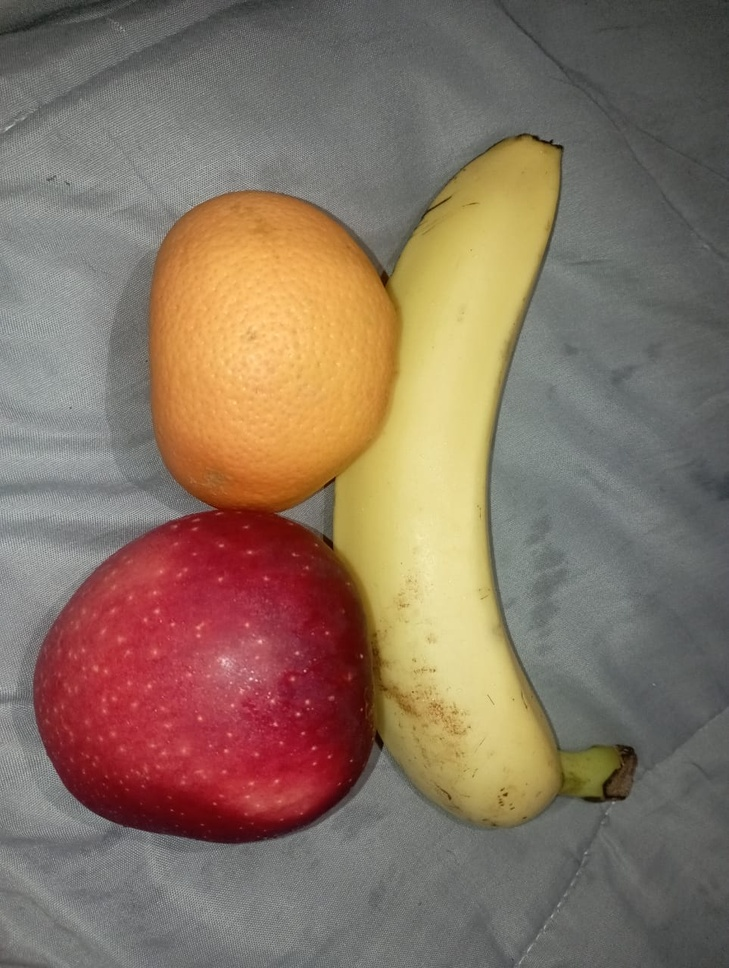
#> input picture fruit.jpg, 729 x 968 px, shrunk from 963 x 1280 before the run
$ jupyter execute '202131058_Revi Pranata Putra.ipynb'
#> lines starting #> are read from the running program, lines starting #| are printed output that depends on the picture; after the words box and inside, x2 and y2 are one past the last pixel; in counts of white or black regions, pixels touching at a corner belong together
[cell 1]
import cv2
import numpy as np
import matplotlib.pyplot as plt

img = cv2.imread('fruit.jpg')
#> img is the input picture: shape (968, 729, 3); mean B, G, R 97.9, 114.6, 135

hsv_img = cv2.cvtColor(img, cv2.COLOR_BGR2HSV)
#> hsv_img: shape (968, 729, 3); mean H, S, V 67.2, 62.8, 136.8

lower_orange = np.array([0, 50, 50])
upper_orange = np.array([20, 255, 255])

lower_red = np.array([160, 50, 50])
upper_red = np.array([179, 255, 255])

lower_yellow = np.array([21, 50, 50])
upper_yellow = np.array([35, 255, 255])

mask_orange = cv2.inRange(hsv_img, lower_orange, upper_orange)
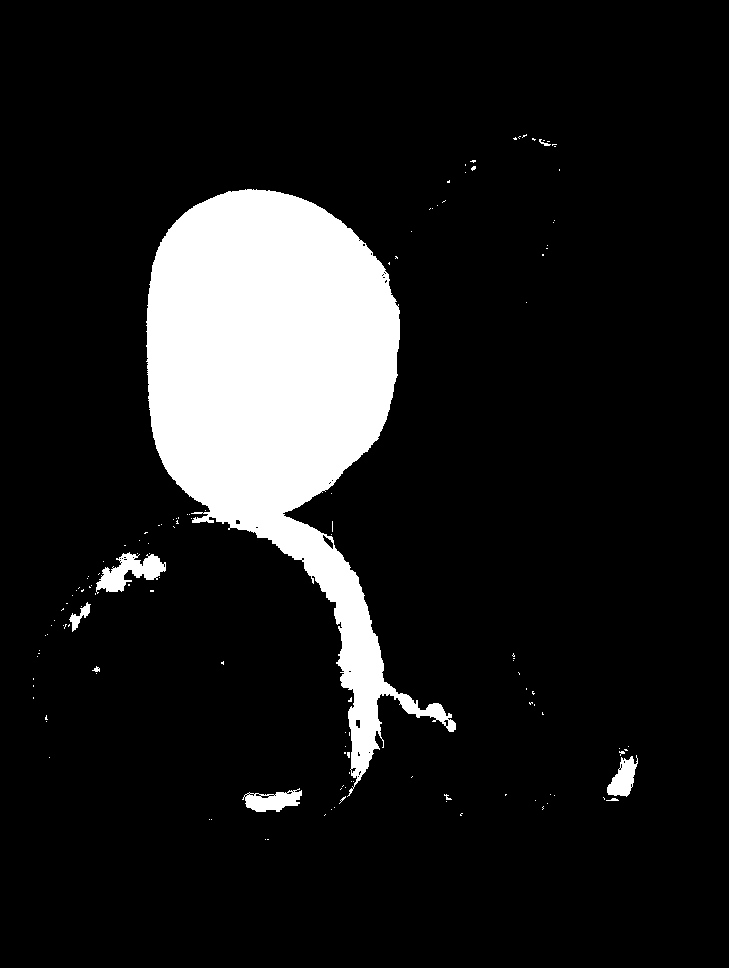
#> mask_orange: shape (968, 729); 11.6% white; 134 white regions (125 under 20 px), largest, box (x1, y1, x2, y2) and area: (146, 189, 456, 797) 78405, (96, 552, 166, 594) 1390, (242, 788, 302, 812) 853
mask_red = cv2.inRange(hsv_img, lower_red, upper_red)
#> mask_red: shape (968, 729); 11.3% white; 11 white regions (9 under 20 px), largest, box (x1, y1, x2, y2) and area: (33, 510, 357, 844) 79516, (356, 720, 360, 728) 28
mask_yellow = cv2.inRange(hsv_img, lower_yellow, upper_yellow)
#> mask_yellow: shape (968, 729); 13.4% white; 21 white regions (20 under 20 px), largest, box (x1, y1, x2, y2) and area: (322, 133, 621, 829) 94444

result_orange = cv2.bitwise_and(img, img, mask=mask_orange)
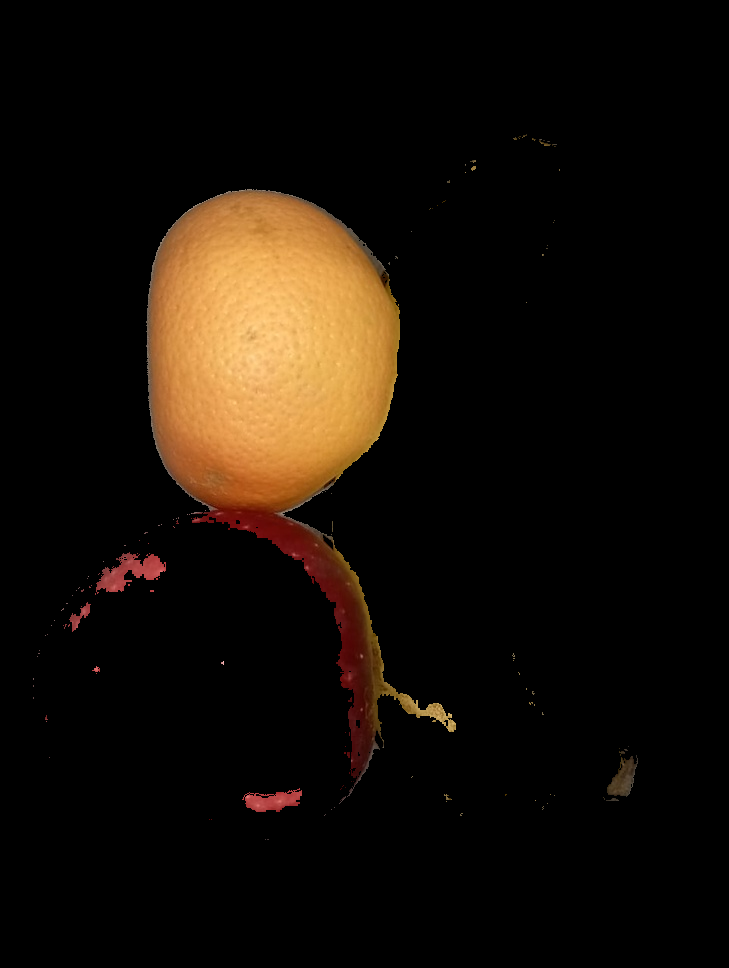
#> result_orange: shape (968, 729, 3); mean B, G, R 7.5, 14.8, 22.2
result_red = cv2.bitwise_and(img, img, mask=mask_red)
result_yellow = cv2.bitwise_and(img, img, mask=mask_yellow)
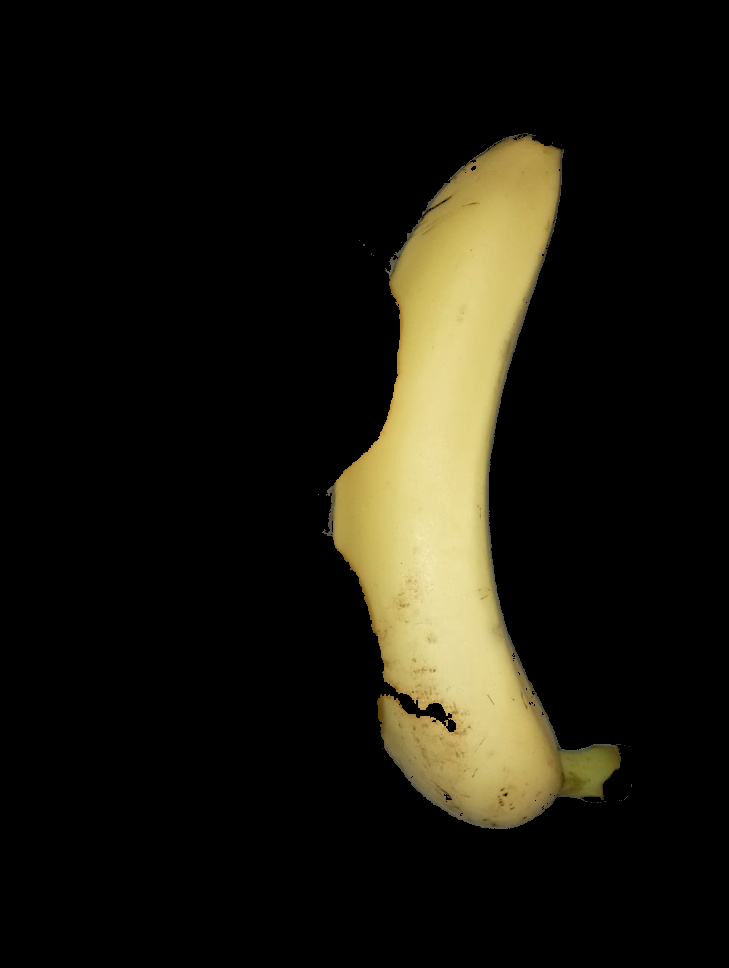
#> result_yellow: shape (968, 729, 3); mean B, G, R 14.1, 23.6, 25.9

kernel = cv2.getStructuringElement(cv2.MORPH_ELLIPSE, (5, 5))
cleaned_mask_orange = cv2.morphologyEx(mask_orange, cv2.MORPH_OPEN, kernel)
#> cleaned_mask_orange: shape (968, 729); 11.4% white; 8 white regions, largest, box (x1, y1, x2, y2) and area: (147, 189, 448, 777) 77757, (97, 553, 166, 592) 1252, (245, 791, 302, 812) 767
cleaned_mask_red = cv2.morphologyEx(mask_red, cv2.MORPH_OPEN, kernel)
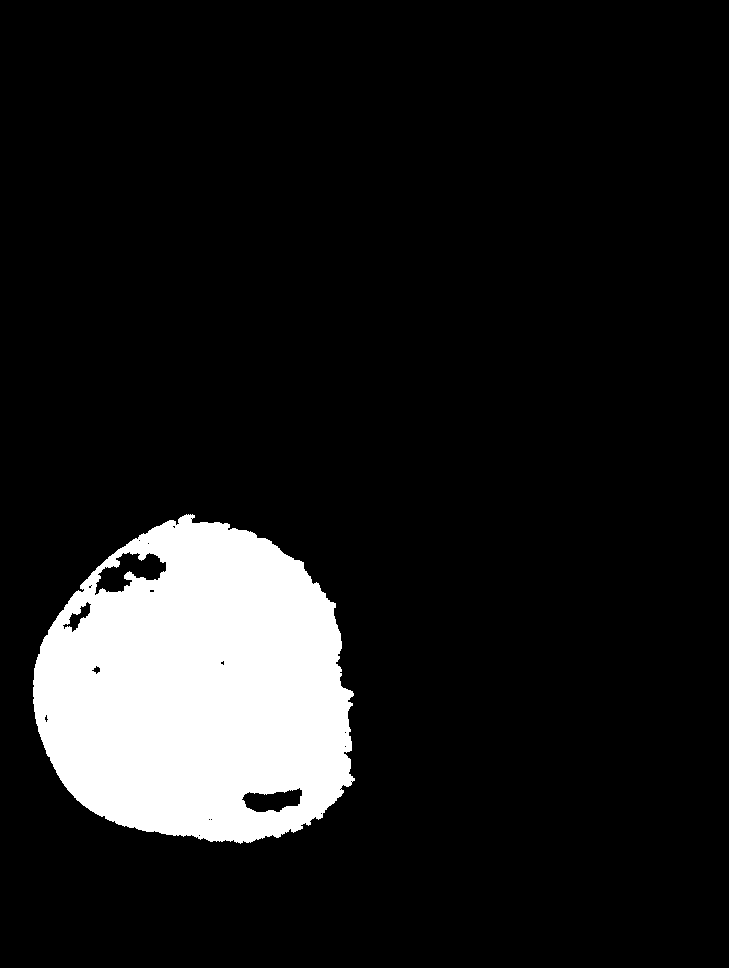
#> cleaned_mask_red: shape (968, 729); 11.2% white; 1 white region, box (x1, y1, x2, y2) and area: (33, 514, 355, 844) 78750
cleaned_mask_yellow = cv2.morphologyEx(mask_yellow, cv2.MORPH_OPEN, kernel)
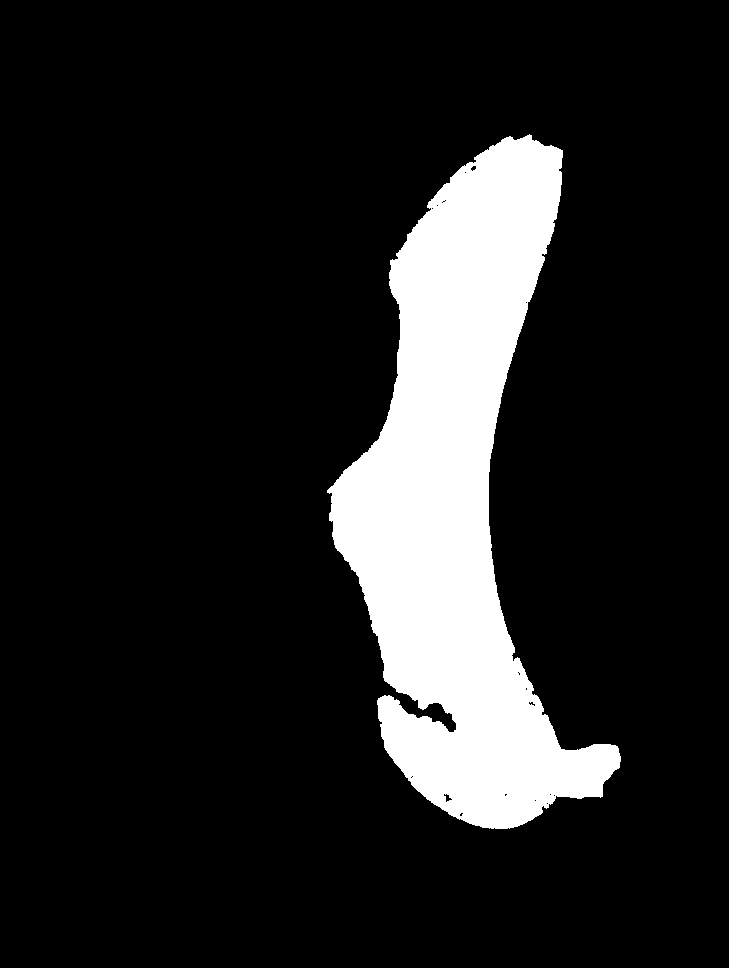
#> cleaned_mask_yellow: shape (968, 729); 13.3% white; 1 white region

contours_orange, _ = cv2.findContours(cleaned_mask_orange, cv2.RETR_EXTERNAL, cv2.CHAIN_APPROX_SIMPLE)
#> contours_orange = 8 contours; box (x1, y1, x2, y2) and area: (147, 189, 448, 777) 76976, (97, 553, 166, 592) 1145, (245, 791, 302, 812) 698, (607, 758, 636, 796) 613, (70, 615, 80, 629) 82, (447, 719, 456, 732) 70, (81, 605, 90, 616) 62, (195, 516, 209, 523) 47
contours_red, _ = cv2.findContours(cleaned_mask_red, cv2.RETR_EXTERNAL, cv2.CHAIN_APPROX_SIMPLE)
#> contours_red = 1 contour; box (x1, y1, x2, y2) and area: (33, 514, 355, 844) 81014
contours_yellow, _ = cv2.findContours(cleaned_mask_yellow, cv2.RETR_EXTERNAL, cv2.CHAIN_APPROX_SIMPLE)
#> contours_yellow = 1 contour; box (x1, y1, x2, y2) and area: (327, 134, 621, 829) 93134


fig, axs = plt.subplots(2, 2, figsize=(10, 10))

axs[0, 0].imshow(cv2.cvtColor(img, cv2.COLOR_BGR2RGB))
axs[0, 0].set_title('Gambar Asli')
axs[0, 0].axis('off')

axs[0, 1].imshow(cv2.cvtColor(result_orange, cv2.COLOR_BGR2RGB))
axs[0, 1].set_title('Jeruk')
axs[0, 1].axis('off')

axs[1, 0].imshow(cv2.cvtColor(result_red, cv2.COLOR_BGR2RGB))
axs[1, 0].set_title('Apel')
axs[1, 0].axis('off')

axs[1, 1].imshow(cv2.cvtColor(result_yellow, cv2.COLOR_BGR2RGB))
axs[1, 1].set_title('Pisang')
axs[1, 1].axis('off')

plt.tight_layout()

plt.show()
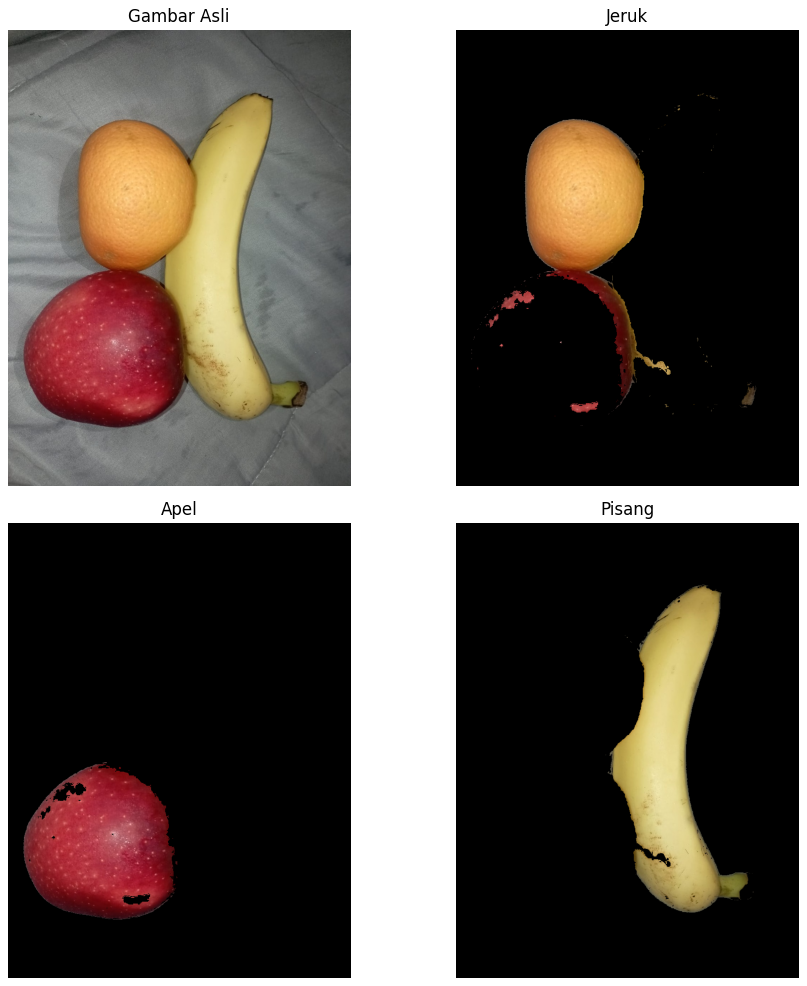
#> figure drawn by matplotlib, 4 panels
